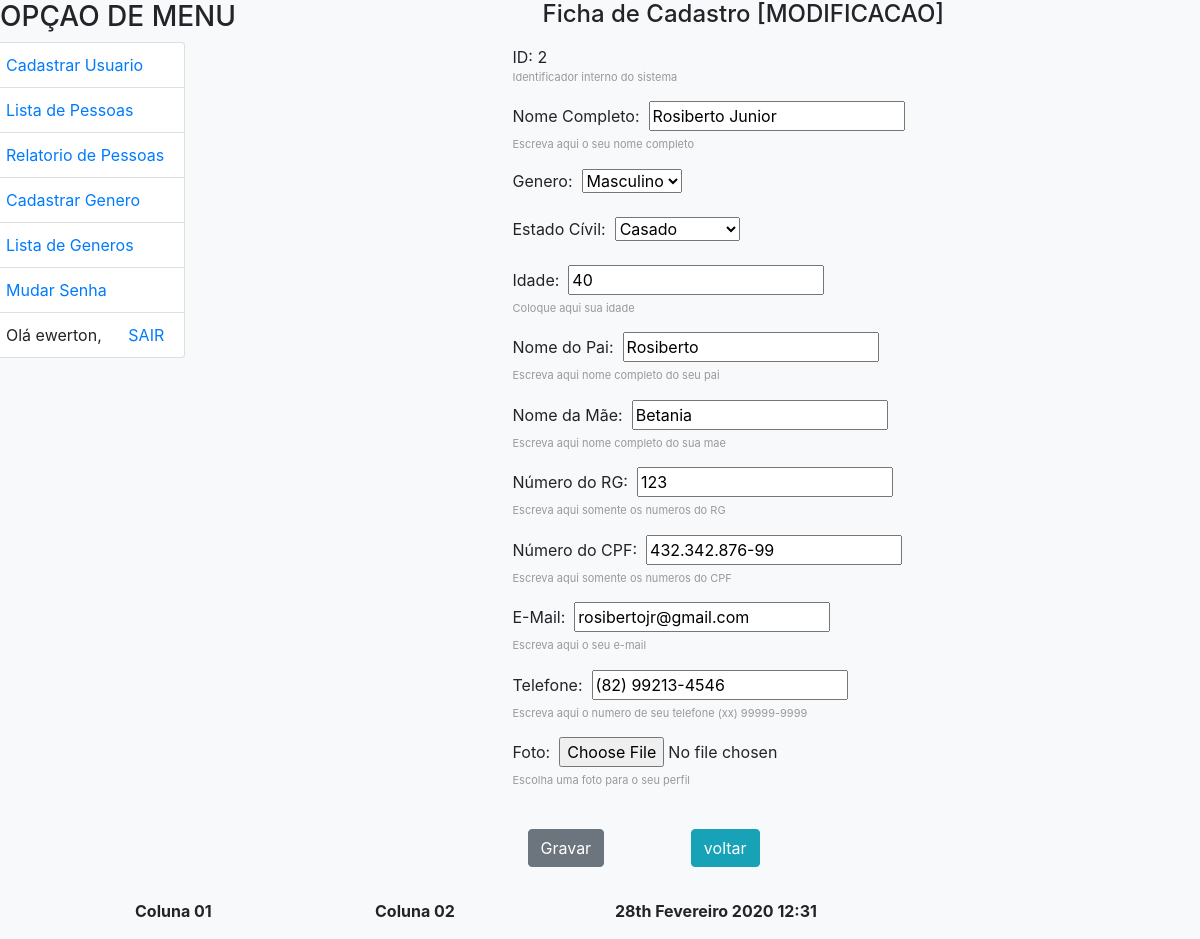
The app's page /pessoa/usuario_edicao/2/ (signed in), older data.
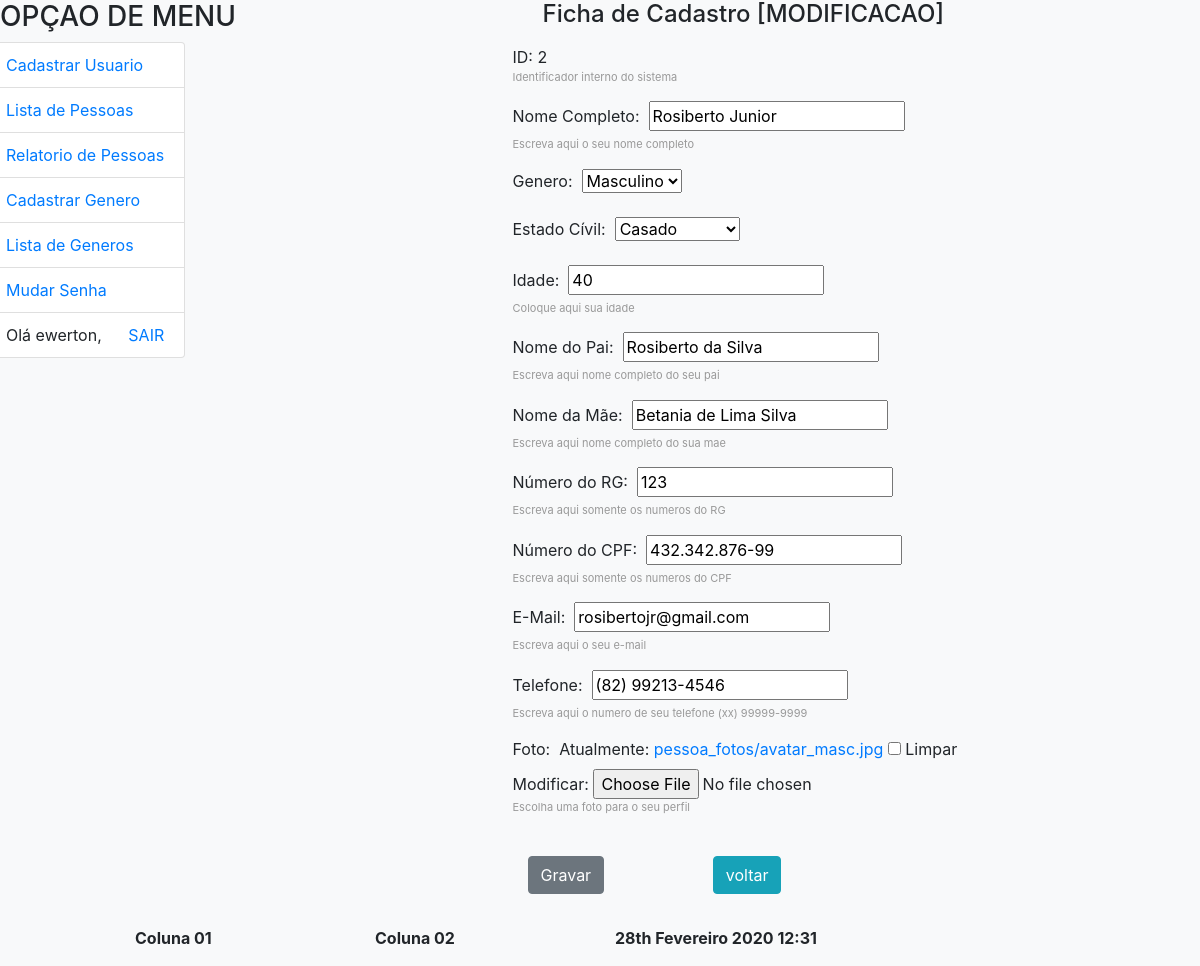
The same page, newer data.
### pessoa/models.py (models this page shows, shortened)
class Pessoa(models.Model):
    nome=models.CharField(
        max_length=100,
        null=False,
        blank=False,
        help_text='Escreva aqui o seu nome completo',
        verbose_name='Nome Completo',
        error_messages={
            'null':'Valor nulo nao permitido',
            'blank': 'Valor vazio',
        }
    )
    genero=models.ForeignKey(Genero)
    rg=models.IntegerField(
        help_text='Escreva aqui somente os numeros do RG',
        verbose_name='Número do RG',
        unique=True,
    )
    cpf=models.CharField(
        max_length=15,
        help_text='Escreva aqui somente os numeros do CPF',
        verbose_name='Número do CPF',
        unique=True,
        db_index=True,
    )
    estadocivil=models.CharField(
        max_length=20,
        choices=[
            ('S','Solteiro'),
            ('C','Casado'),
            ('V','Viúvo'),
            ('D','Desquitado'),
            ('U','União Estável'),
        ],
        error_messages={
            'invalid_choice':'Valor nao permitido',
        },
        default='S',
        db_index=True,
        verbose_name='Estado Cívil',
    )
    pai=models.CharField(
        max_length=100,
        help_text='Escreva aqui nome completo do seu pai',
        verbose_name='Nome do Pai',
    )
    mae=models.CharField(
        max_length=100,
        help_text='Escreva aqui nome completo do sua mae',
        verbose_name='Nome da Mãe',
    )
    email=models.CharField(
        max_length=200,
        help_text='Escreva aqui o seu e-mail',
        verbose_name='E-Mail',
    )
    telefone=models.CharField(
        max_length=15,
        help_text='Escreva aqui o numero de seu telefone (xx) 99999-9999',
        verbose_name='Telefone',
    )
    idade=models.IntegerField(
        default=0,
        help_text='Coloque aqui sua idade',
        validators=[validate_even],
        verbose_name='Idade',
    )
    foto=models.ImageField(
        upload_to='pessoa_fotos/',
        default='pessoa_fotos/none.jpg',
        blank=True,
        null=True,
        help_text = 'Escolha uma foto para o seu perfil',
        verbose_name = 'Foto',
    )
    dt_log=models.DateField(
        auto_now=True,
        editable=False,
        verbose_name='Dt Criação',
    )
    class Meta:
        ordering = ['nome', 'idade']
        verbose_name = 'pessoa'
        verbose_name_plural = 'pessoas'

### pessoa/views.py (the view)
# urls.py: url(r'^usuario_edicao/(?P<p_id>\d+)/$', views.pessoa_usuario_edicao, name='pessoa_usuario_edicao'),
def pessoa_usuario_edicao(request, p_id):
    if not(request.user.is_authenticated):
       return redirect('login')
    else:
        if not(request.user.has_perm('pessoa.change_pessoa')):
            return redirect('/pessoa/permission_error/?next=/pessoa/usuario_edicao/')
        dados = Pessoa.objects.select_related().get(id=p_id)
        form = PessoaForm(request.POST or None, instance=dados)
        if request.method == 'POST':
            filename = ''
            if request.FILES.has_key('foto'):
                myfile = request.FILES['foto']
                fs = FileSystemStorage()
                filename = fs.save('pessoa_fotos/' + myfile.name, myfile)
            if form.is_valid():
                if len(filename) > 0:
                    form = form.save(commit=False)
                    form.foto = filename
                form.save()
                return redirect('pessoa_usuario_lista')
        else:
            url_form = url_form = '/pessoa/usuario_edicao/'+str(dados.id)+'/'
            contexto = {
                'dados':dados,
                'form': form,
                'titulo': 'Ficha de Cadastro [MODIFICACAO]',
                'url_form': url_form
                }
            return render(request,'pessoa/cadastro.html',contexto)

### pessoa/forms.py
class PessoaForm(forms.ModelForm):
    class Meta:
        model = Pessoa
        fields = ["nome", "genero", "estadocivil", "idade", "pai", "mae",
                  "rg", "cpf", "email", "telefone", "foto"
                  ]

### pessoa/models.py (called while the page is built)
    def __str__(self):
        return self.descricao

### pessoa/templates/pessoa/cadastro.html (shortened to what this page needs)
{% extends 'pessoa/base.html' %}
{% block main %}
    <div class="container">
        <h4 class="mb-3">{{ titulo }}</h4>
        <div class="row">
            <form class="needs-validation" action="{{ url_form }}" method="POST"  enctype="multipart/form-data">
            {% if dados %}
            <div class="row">
                <div class="mb-3">
                    ID:&nbsp;{{ dados.id }}
                    <div id="cad_id" class="help">
                        Identificador interno do sistema
                    </div>
                </div>
            </div>
            {% endif %}
            {% for field in form %}
            <div class="row">
                    <div class="mb-3">
                        {{ field.label_tag }}&nbsp;
                        {{ field }}
                        <div id="help_{{ field.html_name }}" class="help">
                            {{ field.help_text }}
                        </div>
                    </div>
            </div>
            {% endfor %}
            <br>
            <div class="row">
                <div class="col-md-5 mb-3">
                    <button class="btn btn-secondary" type="submit">Gravar</button>
                </div>
                <div class="col-md-5 mb-3">
                    <button class="btn btn-info" onclick="window.history.go(-1); return false;">voltar</button>
                </div>
                <ul class="errorlist">
                </ul>
            </div>
        </form>
        <br>
    </div>
{% endblock%}

Row changes from the older to the newer data that the page shows:
changed Pessoa "Rosiberto Junior": pai "Rosiberto" → "Rosiberto da Silva"; mae "Betania" → "Betania de Lima Silva"
Text that changed along with them:
new list line: "Atualmente: pessoa_fotos/avatar_masc.jpg Limpar Modificar: ☐"
